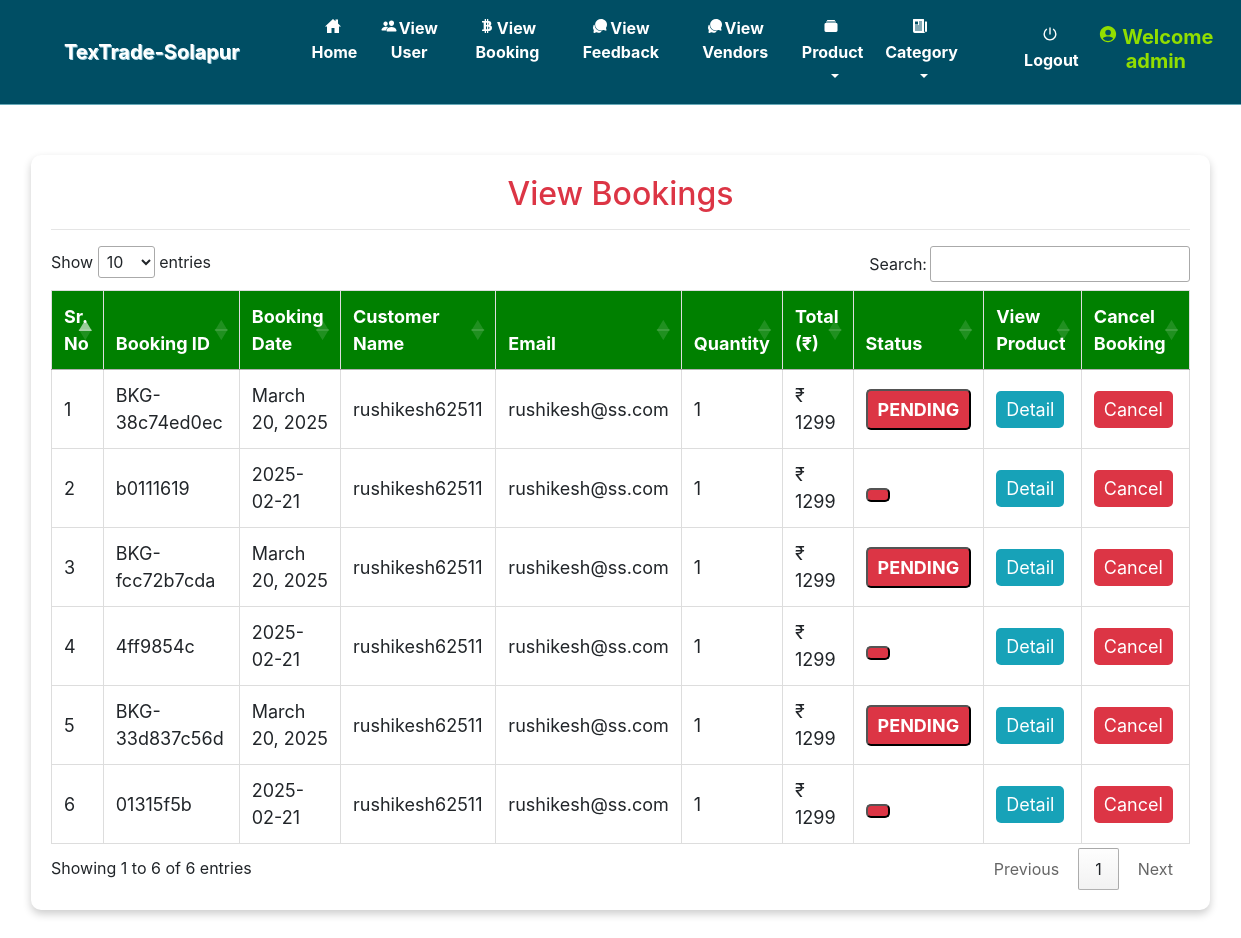
Page /admin_viewBooking (signed in) on the earlier database version.
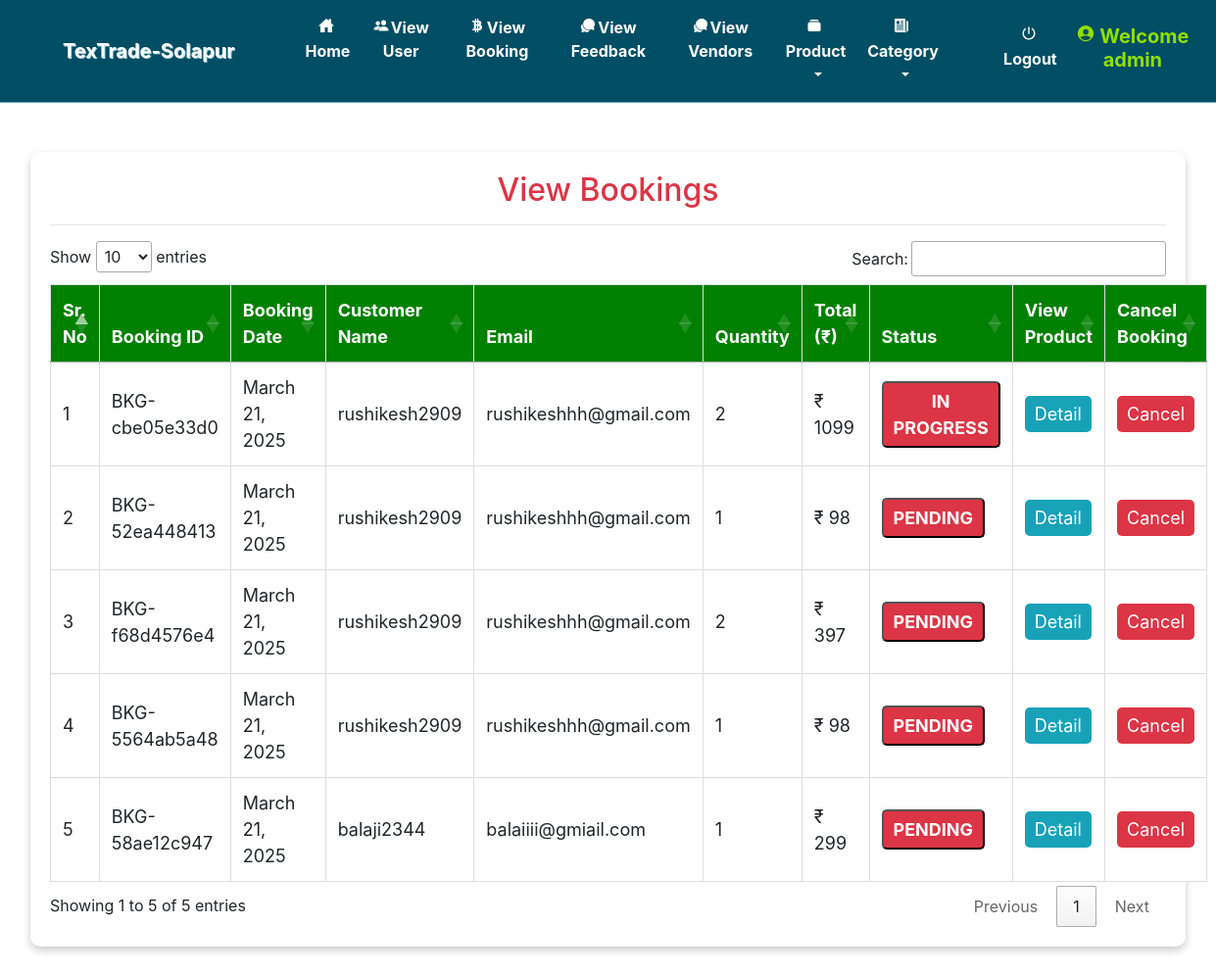
Same page on the later database version.
### grocery/models.py (models this page shows, shortened)
class Booking(models.Model):
    status = models.ForeignKey(Status, on_delete=models.CASCADE, null=True)
    profile = models.ForeignKey(Profile, on_delete=models.CASCADE, null=True)
    booking_id = models.CharField(max_length=200, unique=True, blank=True)
    quantity = models.IntegerField(null=True)
    book_date = models.CharField(max_length=30, null=True)
    total = models.IntegerField(null=True)
    payment = models.ForeignKey(Payment, on_delete=models.SET_NULL, null=True, blank=True)
    products = models.ManyToManyField(Product)  # ✅ Store ordered products

class Profile(models.Model):
    id = models.AutoField(primary_key=True)
    user = models.OneToOneField(User, on_delete=models.CASCADE, null=True)
    dob = models.DateField(null=True)
    city = models.CharField(max_length=30, null=True)
    address = models.CharField(max_length=50, null=True)
    contact = models.CharField(max_length=10, null=True)
    image = models.FileField(upload_to='images/', null=True)
    role = models.CharField(
        max_length=20,
        choices=[('user', 'User'), ('vendor', 'Vendor'), ('admin', 'Admin')],
        default='user'  # Default role is 'user'
    )

class Status(models.Model):
    name = models.CharField(max_length=20, null=True)

### grocery/views.py (the view)
# urls.py: path('admin_viewBooking', Admin_View_Booking, name='admin_viewBooking'),
def Admin_View_Booking(request):
    if not request.user.is_authenticated:
        return redirect('login_admin')
    book = Booking.objects.all()
    d = {'book': book}
    return render(request, 'admin_viewBokking.html', d)

### grocery/templates/admin_viewBokking.html (shortened to what this page needs)
{% extends 'navigation.html' %}
{% block body %}
{% load static %}
<div class="container table-container">
  <center><h2 class="text-danger">View Bookings</h2></center>
  <hr>
  <table class="table table-bordered" id="myTable">
    <thead>
      <tr>
        <th>Sr. No</th>
        <th>Booking ID</th>
        <th>Booking Date</th>
        <th>Customer Name</th>
        <th>Email</th>
        <th>Quantity</th>
        <th>Total (₹)</th>
        <th>Status</th>
        <th>View Product</th>
        <th>Cancel Booking</th>
      </tr>
    </thead>
    <tbody>
      {% for i in book %}
      <tr>
        <td>{{ forloop.counter }}</td>
        <td>{{ i.booking_id }}</td>
        <td>{{ i.book_date }}</td>
        <td>{{ i.profile.user.username }}</td>
        <td>{{ i.profile.user.email }}</td>
        <td>{{ i.quantity }}</td>
        <td>₹ {{ i.total }}</td>
        <td>
          <a href="{% url 'Edit_status' i.booking_id i.id %}">
            <button class="btn-status
              {% if i.status.name == 'Pending' %} status-pending
              {% elif i.status.name == 'Completed' %} status-completed
              {% else %} status-cancelled {% endif %}">
              {{ i.status.name }}
            </button>
          </a>
        </td>
        <td>
          <a href="{% url 'admin_booking_detail' i.booking_id i.id i.profile.user.id %}">
            <button class="btn-action btn-view">Detail</button>
          </a>
        </td>
        <td>
          <a href="{% url 'delete_admin_booking' i.booking_id i.id %}"
             onclick="return confirm('Are you sure you want to cancel this booking?')">
            <button class="btn-action btn-cancel">Cancel</button>
          </a>
        </td>
      </tr>
      {% endfor %}
    </tbody>
  </table>
</div>
{% endblock %}

Differences in the rows shown:
removed Booking: booking_id "BKG-38c74ed0ec", book_date "March 20, 2025", profile.user.username "rushikesh62511", profile.user.email "rushikesh@ss.com", quantity "1", total "1299", status.name "PENDING"
removed Booking: booking_id "b0111619", book_date "2025-02-21", profile.user.username "rushikesh62511", profile.user.email "rushikesh@ss.com", quantity "1", total "1299"
removed Booking: booking_id "BKG-fcc72b7cda", book_date "March 20, 2025", profile.user.username "rushikesh62511", profile.user.email "rushikesh@ss.com", quantity "1", total "1299", status.name "PENDING"
removed Booking: booking_id "4ff9854c", book_date "2025-02-21", profile.user.username "rushikesh62511", profile.user.email "rushikesh@ss.com", quantity "1", total "1299"
removed Booking: booking_id "BKG-33d837c56d", book_date "March 20, 2025", profile.user.username "rushikesh62511", profile.user.email "rushikesh@ss.com", quantity "1", total "1299", status.name "PENDING"
removed Booking: booking_id "01315f5b", book_date "2025-02-21", profile.user.username "rushikesh62511", profile.user.email "rushikesh@ss.com", quantity "1", total "1299"
added Booking: booking_id "BKG-cbe05e33d0", book_date "March 21, 2025", profile.user.username "rushikesh2909", profile.user.email "rushikeshhh@gmail.com", quantity "2", total "1099", status.name "IN PROGRESS"
added Booking: booking_id "BKG-52ea448413", book_date "March 21, 2025", profile.user.username "rushikesh2909", profile.user.email "rushikeshhh@gmail.com", quantity "1", total "98", status.name "PENDING"
added Booking: booking_id "BKG-f68d4576e4", book_date "March 21, 2025", profile.user.username "rushikesh2909", profile.user.email "rushikeshhh@gmail.com", quantity "2", total "397", status.name "PENDING"
added Booking: booking_id "BKG-5564ab5a48", book_date "March 21, 2025", profile.user.username "rushikesh2909", profile.user.email "rushikeshhh@gmail.com", quantity "1", total "98", status.name "PENDING"
added Booking: booking_id "BKG-58ae12c947", book_date "March 21, 2025", profile.user.username "balaji2344", profile.user.email "balaiiii@gmiail.com", quantity "1", total "299", status.name "PENDING"
Other differences:
text written by a page script: "Show entries Search: Showing 1 to 6 of 6 entries Previous 1 Next" → "Show entries Search: Showing 1 to 5 of 5 entries Previous 1 Next"
